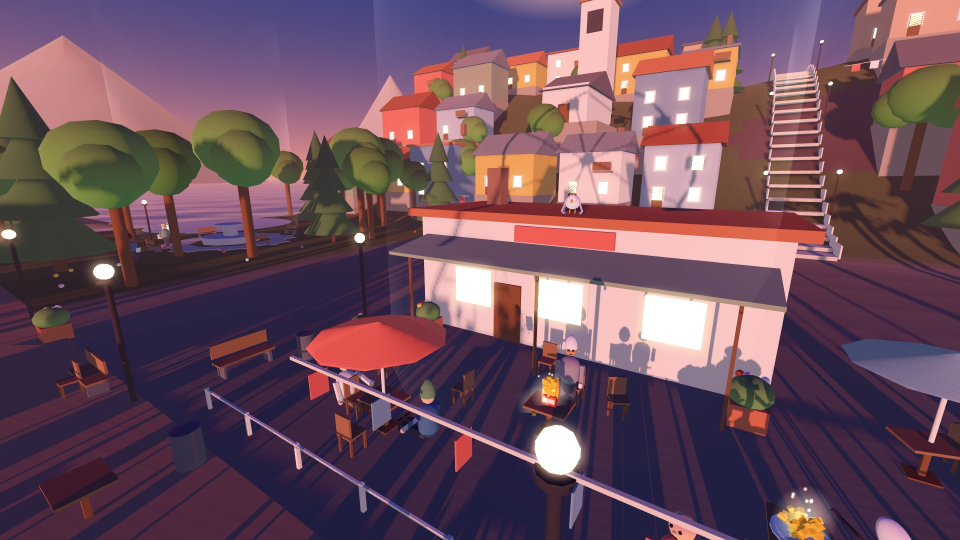
#> input picture images/02_dusk_cafe.jpg, 1920 x 1080 px, given in place of roof_morning.png, which was not available (shown at 1/2 size)
$ python s2_sheets.py ../../images/02_dusk_cafe.jpg
#> lines starting #> are read from the running program, lines starting #| are printed output that depends on the picture; pictures that were not available may be replaced by others from this repository, and a replacement may not be noted
"""Lossless-source review layout; no paint/retouch. Every tile identifies its capture."""
from pathlib import Path
from PIL import Image, ImageDraw
import sys
folder=Path('art_src/s2')/sys.argv[1]
for tm in ['morning','afternoon','golden','dusk']:
    sheet=Image.new('RGB',(960,588),(25,26,35));draw=ImageDraw.Draw(sheet)
#> after `sheet = Image.new('RGB', (960, 588), (25, 26, 35))`:
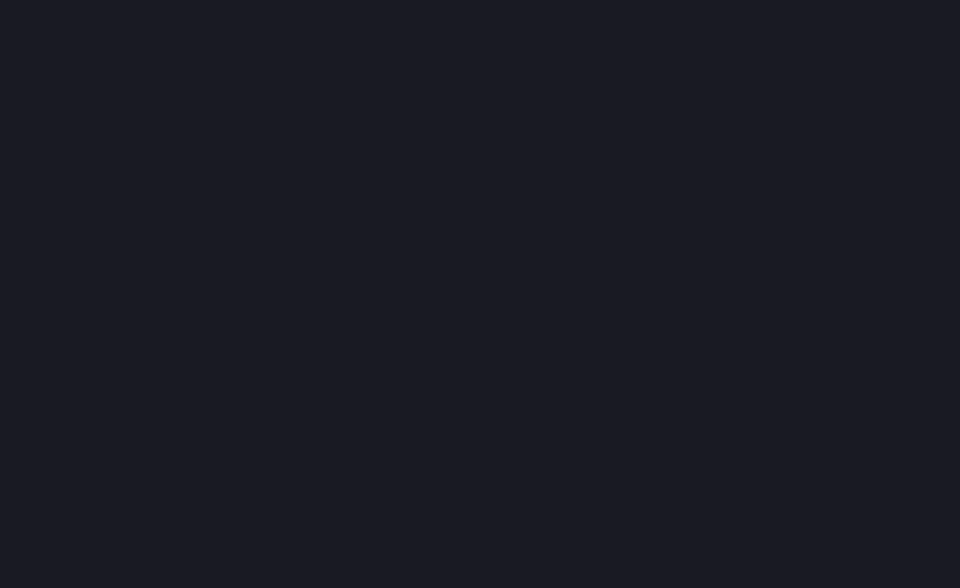
#> sheet: PIL image 960x588 RGB; mean R, G, B 25, 26, 35
    for j,view in enumerate(['roof','pier','town','flight']):
        im=Image.open(folder/(view+'_'+tm+'.png'));im.thumbnail((480,270))
#> further down, im is the input picture: PIL image 1920x1080 RGB; mean R, G, B 108.9, 78.6, 92.1
#> after `im.thumbnail((480, 270))`:
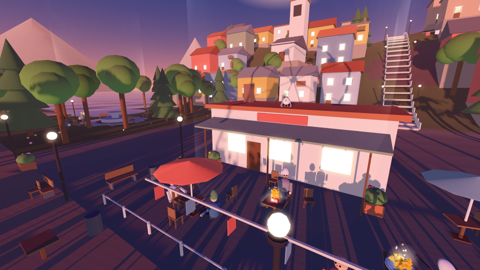
#> im: PIL image 480x270 RGB; mean R, G, B 109, 78.7, 92.2
        x=j%2*480;y=j//2*294;sheet.paste(im,(x,y+24));draw.text((x+8,y+5),view+' / '+tm,fill='white')
#> after `sheet.paste(im, (x, y + 24))`:
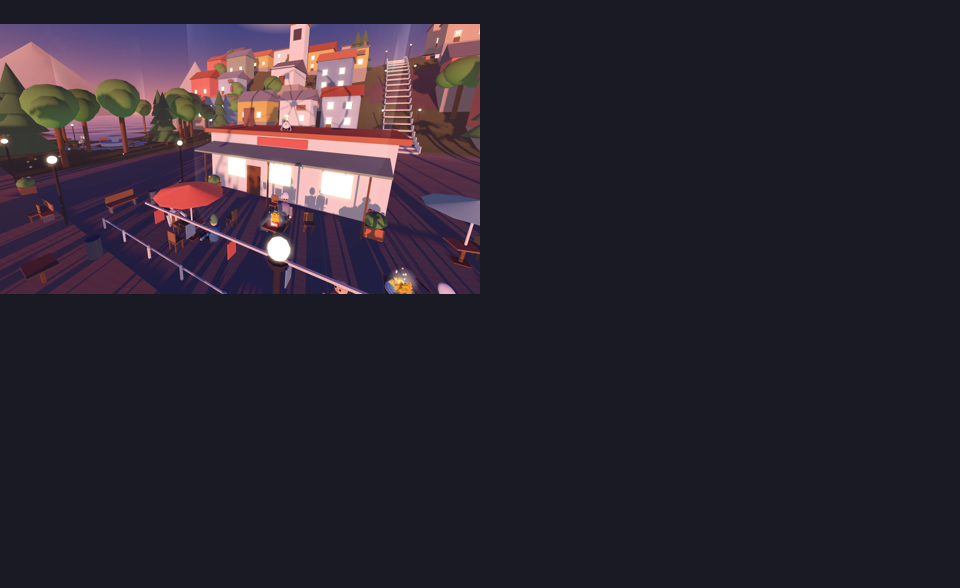
#> sheet: PIL image 960x588 RGB; mean R, G, B 44.3, 38.1, 48.1
#> (the run stopped early here; a loop or call above may not have finished)
